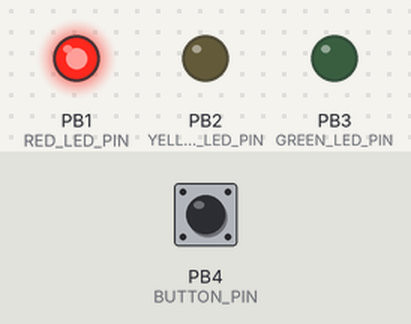
Bench run of a program on a simulated ATtiny85, built with avr-gcc and run on an emulated ATtiny85. Parts: output pins drawn as LEDs (lit = HIGH). The test bench sets the inputs (shaded band); at power-on: PB4 (BUTTON_PIN) LOW.

Above: at 1.2 s.
1.3 s: PB4 (BUTTON_PIN) pulled HIGH for 0.15 s
At 4.3 s:
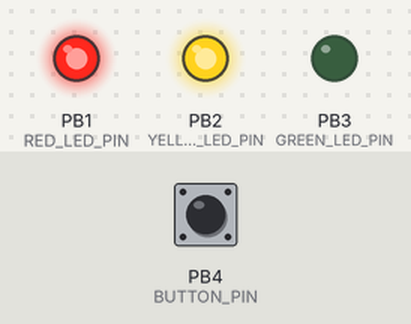
4.4 s: PB4 (BUTTON_PIN) pulsed HIGH 5 times (0.12 s each, 0.3 s apart)
At 5.27 s:
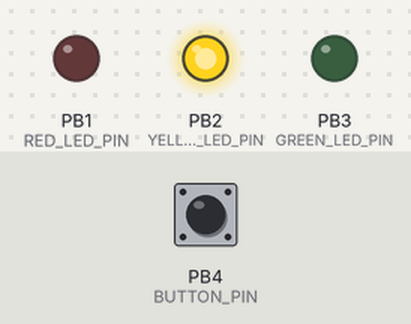
At 9.2 s:
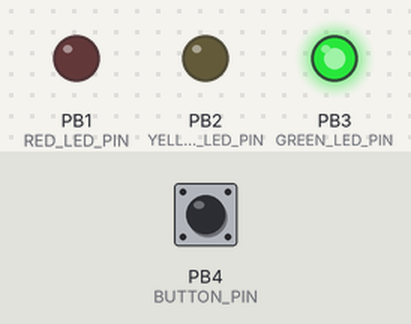
Timing chart, 0 to 20.9 s (numbered marks = the images above; inputs shaded):
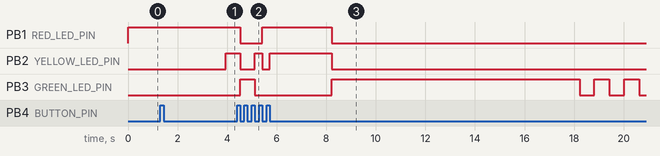

Measured:
- after the input at 1.3 s, PB2 (YELLOW_LED_PIN): LOW → HIGH after 2.6 s
- after the input at 4.4 s, PB1 (RED_LED_PIN): HIGH → LOW after 0.12 s instead of 2.0 s

The program:

main.cpp
```cpp
#include <Arduino.h>
#include "GyverButton.h"

// Hardware settigs
#define LEDS_COUNT 3 // 2 (красный/зеленый) или 3 (красный/желтый/зеленый)

#define RED_LED_PIN 1
#define YELLOW_LED_PIN 2
#define GREEN_LED_PIN 3

#define BUTTON_PIN 4

// Software settings
#define LIGHT_CHANGE_TIMEOUT_MS 2000
#define SWITCH_WITH_BLINKS true
#define IS_BUTTON_CONTROL true
#define SHOULD_START_IN_AUTO_MODE true

#define RED_LIGHT_TIMEOUT_MS 10000
#define RED_YELLOW_LIGHT_TIMEOUT_MS 2500
#define GREEN_LIGHT_TIMEOUT_MS 10000
#define GREEN_LIGHT_BLINK_TIMEOUT_MS 600
#define GREEN_LIGHT_BLINK_COUNT 6
#define YELLOW_LIGHT_TIMEOUT_MS 2500

#define LIGHTS_COUNT 5;
uint8_t light = 0; // текущий режим: 0 красный, 1 красный и желтый, 2 зеленый, 3 мигающий зеленый, 4 желтый

bool isRed = true;
bool isYellow = false;
bool isGreen = false;

bool isAutoMode = true;
uint8_t greenBlinkingCounter = 0;
unsigned long nextLightChangeTimeMs = 0;

GButton button(BUTTON_PIN, LOW_PULL, NORM_OPEN);

void gotoNextLight()
{
	// greenBlinkingCounter = 0;
	// nextLightChangeTimeMs = 0;
}

void setLights()
{
	if (LEDS_COUNT == 2)
	{
		isRed = !isRed;
		isGreen = !isGreen;
	}
	else if (LEDS_COUNT == 3)
	{
		// текущий режим: 0 красный, 1 красный и желтый, 2 зеленый, 3 мигающий зеленый, 4 желтый
		if (light == 0) // красный
		{
			isRed = true;
			isYellow = false;
			isGreen = false;
			nextLightChangeTimeMs = millis() + RED_YELLOW_LIGHT_TIMEOUT_MS;
			light++;
		}
		else if (light == 1) // красный + желтый
		{
			isRed = true;
			isYellow = true;
			isGreen = false;
			nextLightChangeTimeMs = millis() + RED_YELLOW_LIGHT_TIMEOUT_MS;
			light++;
		}
		else if (light == 2) // зеленый
		{
			isRed = false;
			isYellow = false;
			isGreen = true;
			nextLightChangeTimeMs = millis() + GREEN_LIGHT_TIMEOUT_MS;
			light++;
		}
		else if (light == 3) // зеленый мигающий
		{
			nextLightChangeTimeMs = millis() + GREEN_LIGHT_BLINK_TIMEOUT_MS;
			if (greenBlinkingCounter >= GREEN_LIGHT_BLINK_COUNT)
			{
				greenBlinkingCounter = 0;
				light++;
			}
			else
			{
				greenBlinkingCounter++;
				isGreen = !isGreen;
			}
		}
		else if (light == 4)
		{
			isRed = false;
			isYellow = true;
			isGreen = false;
			nextLightChangeTimeMs = millis() + YELLOW_LIGHT_TIMEOUT_MS;
			light++;
		}

		light = light % LIGHTS_COUNT;
	}
}

void showCurrentLights()
{
	digitalWrite(RED_LED_PIN, isRed ? HIGH : LOW);
	if (LEDS_COUNT == 3)
	{
		digitalWrite(YELLOW_LED_PIN, isYellow ? HIGH : LOW);
	}
	digitalWrite(GREEN_LED_PIN, isGreen ? HIGH : LOW);
}

void setup()
{
	isAutoMode = SHOULD_START_IN_AUTO_MODE;

	pinMode(RED_LED_PIN, OUTPUT);
	if (LEDS_COUNT == 3)
	{
		pinMode(YELLOW_LED_PIN, OUTPUT);
	}
	pinMode(GREEN_LED_PIN, OUTPUT);
	nextLightChangeTimeMs = millis() + RED_LIGHT_TIMEOUT_MS;

	if (IS_BUTTON_CONTROL)
	{
		pinMode(BUTTON_PIN, INPUT_PULLUP);
	}
}

void loop()
{
	button.tick();

	if (button.isDouble())
	{
		isAutoMode = !isAutoMode;
		return;
	}

	if (isAutoMode && millis() >= nextLightChangeTimeMs)
	{
		setLights();
	}
	if (button.isClick())
	{
		// todo: подумать как избавтиься от этого костыля
		if(light == 3) greenBlinkingCounter = GREEN_LIGHT_BLINK_COUNT;
		setLights();
	}


	showCurrentLights();
}
```
